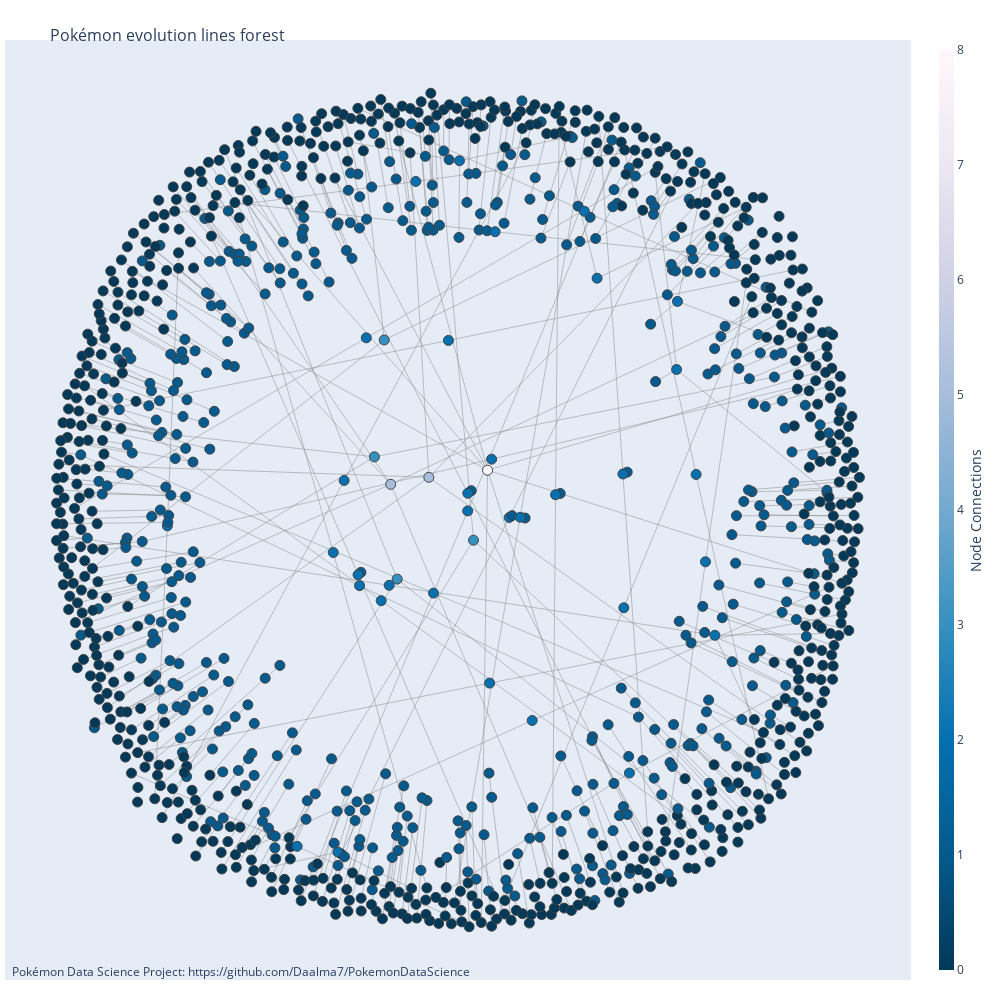

Write notebook code for a chart like this one.
### Markdown cell above
## Building evolution lines

### Code cell
G = nx.DiGraph()
print(G.is_directed())

for i in range(len(data)):
    G.add_node(data["Name"][i])                                 # Add Pokémon's name to the graph
    if data["PreevoName"][i] != "No Preevolution":
        G.add_edge(data["PreevoName"][i], data["Name"][i])
print(G)

pos = nx.spring_layout(G)

print(pos)

# Edge creation
edge_x = []
edge_y = []
print(G.edges())
for edge in G.edges():
    x0, y0 = pos[edge[0]]
    x1, y1 = pos[edge[1]]
    edge_x.append(x0)
    edge_x.append(x1)
    edge_x.append(None)
    edge_y.append(y0)
    edge_y.append(y1)
    edge_y.append(None)

edge_trace = go.Scatter(
    x=edge_x, y=edge_y,
    line=dict(width=0.5, color='#888'),
    hoverinfo='none',
    mode='lines')

node_x = []
node_y = []
for node in G.nodes():
    x, y = pos[node]
    node_x.append(x)
    node_y.append(y)

node_trace = go.Scatter(
    x=node_x, y=node_y,
    mode='markers',
    hoverinfo='text',
    marker=dict(
        showscale=True,
        # colorscale options
        #'Greys' | 'YlGnBu' | 'Greens' | 'YlOrRd' | 'Bluered' | 'RdBu' |
        #'Reds' | 'Blues' | 'Picnic' | 'Rainbow' | 'Portland' | 'Jet' |
        #'Hot' | 'Blackbody' | 'Earth' | 'Electric' | 'Viridis' |
        colorscale='PuBu',
        reversescale=True,
        color=[],
        size=10,
        colorbar=dict(
            thickness=15,
            title=dict(
              text='Node Connections',
              side='right'
            ),
            xanchor='left',
        ),
        line_width=1))


print(G)

# Color Node Points
node_adjacencies = []
node_text = []
for node, adjacencies in enumerate(G.adjacency()):
    node_adjacencies.append(len(adjacencies[1]))
    node_text.append(f"Pokémon\'s name: {str(list(G)[node])}<br># of different evolutions: {len(adjacencies[1])}")

node_trace.marker.color = node_adjacencies
node_trace.text = node_text

# Create Network graph
fig = go.Figure(data=[edge_trace, node_trace],
             layout=go.Layout(
                title=dict(
                    text="<br>Pokémon evolution lines forest",
                    font=dict(
                        size=16
                    )
                ),
                showlegend=False,
                hovermode='closest',
                margin=dict(b=20,l=5,r=5,t=40),
                annotations=[ dict(
                    text="Pokémon Data Science Project: <a href='https://github.com/Daalma7/PokemonDataScience'>https://github.com/Daalma7/PokemonDataScience</a>",
                    showarrow=False,
                    xref="paper", yref="paper",
                    x=0.005, y=-0.002 ) ],
                xaxis=dict(showgrid=False, zeroline=False, showticklabels=False),
                yaxis=dict(showgrid=False, zeroline=False, showticklabels=False))
                )
fig.update_layout(autosize=False,
    width=1000,
    height=1000)
fig.show()

### Figure 1 — Plotly figure (JSON) as saved in the notebook; plotly's stock layout.template omitted (floating-point values rounded to 4 significant figures; data arrays with more than 128 entries replaced by an {"elided": "..."} marker saying what was removed)
{"data": [{"hoverinfo": "none", "line": {"color": "#888", "width": 0.5}, "mode": "lines", "type": "scatter", "x": {"elided": "1623 float values"}, "y": {"elided": "1623 float values"}}, {"hoverinfo": "text", "marker": {"color": {"elided": "1182 int values"}, "colorbar": {"thickness": 15, "title": {"side": "right", "text": "Node Connections"}, "xanchor": "left"}, "colorscale": [[0, "rgb(255,247,251)"], [0.125, "rgb(236,231,242)"], [0.25, "rgb(208,209,230)"], [0.375, "rgb(166,189,219)"], [0.5, "rgb(116,169,207)"], [0.625, "rgb(54,144,192)"], [0.75, "rgb(5,112,176)"], [0.875, "rgb(4,90,141)"], [1, "rgb(2,56,88)"]], "line": {"width": 1}, "reversescale": true, "showscale": true, "size": 10}, "mode": "markers", "text": {"elided": "1182 str values"}, "type": "scatter", "x": {"elided": "1182 float values"}, "y": {"elided": "1182 float values"}}], "layout": {"annotations": [{"showarrow": false, "text": "Pokémon Data Science Project: <a href='https://github.com/Daalma7/PokemonDataScience'>https://github.com/Daalma7/PokemonDataScience</a>", "x": 0.005, "xref": "paper", "y": -0.002, "yref": "paper"}], "autosize": false, "height": 1000, "hovermode": "closest", "margin": {"b": 20, "l": 5, "r": 5, "t": 40}, "showlegend": false, "title": {"font": {"size": 16}, "text": "<br>Pokémon evolution lines forest"}, "width": 1000, "xaxis": {"showgrid": false, "showticklabels": false, "zeroline": false}, "yaxis": {"showgrid": false, "showticklabels": false, "zeroline": false}}}
